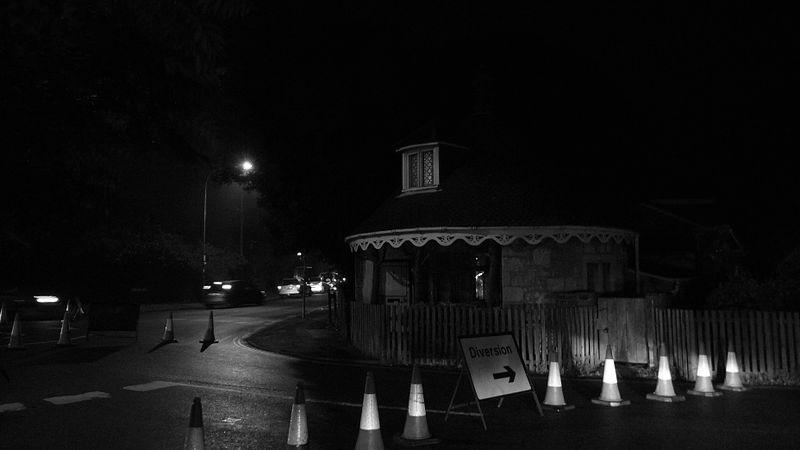
#> input picture hw1_dark_road_1.jpg, 800 x 450 px, found by its file name
$ python q3_c.py
#> lines starting #> are read from the running program, lines starting #| are printed output that depends on the picture
# -*- coding: utf-8 -*-
"""
Created on Fri Dec 11 20:45:28 2020

@author: Malik Usama
"""
import numpy as np
import cv2 as cv
import matplotlib.pyplot as plt
def calculate_count(count,to_count):
    for i in range(0,256,1):
        count=count+to_count[i]
    return count


def calculate_cdf(val_array,weight_array,normal_weight):
    count_sum=0
    count_sum=calculate_count(count_sum, weight_array)
    cdf=np.array([0.0]*256)

    for i in range(0,256,1):
        normal_weight[i]=weight_array[i] / count_sum
    for i in range(0,256,1):
        cdf[i]=0
        if (i==0):
            cdf[i]=normal_weight[i]
        else:
            for j in range(0,i,1):
                cdf[i]=cdf[i]+normal_weight[j]
    return cdf
def create_plot_arrays(rows,cols,image):
    level_val = np.array([0]*256)
    level_weight=np.array([0]*256)
    for i in range(0,rows,1):
        for j in range(0,cols,1):
            index=image[i][j]
            level_val[index]=index
            level_weight[index]=level_weight[index]+1
    return level_val,level_weight

def showplot(x,y):
    plt.plot(x,y)

normalized_weight_img1=np.array([0.0]*256)
normalized_weight_img2=np.array([0.0]*256)
normalized_weight_img3=np.array([0.0]*256)

path1 ="C:/EME/7th sem/dip/assignment/#1/handout/data/hw1_dark_road_1.jpg"
img1=cv.imread(path1,0)
#> img1 is the input picture: shape (450, 800); min 0, max 255, mean 16.8
clahe1 = cv.createCLAHE(clipLimit=4.5, tileGridSize=(10,20))
cl11 = clahe1.apply(img1)
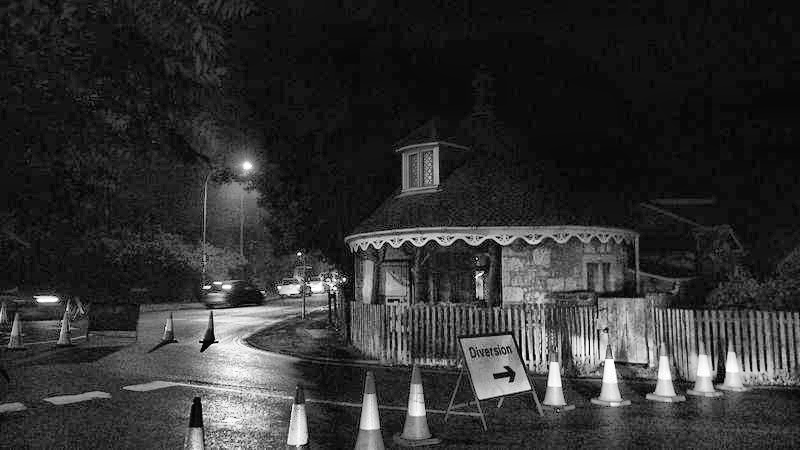
#> cl11: shape (450, 800); min 0, max 255, mean 49.4
cv.imshow("Clipped Image", cl11)
plt.show()
cv.waitKey(0)


path2 ="C:/EME/7th sem/dip/assignment/#1/handout/data/hw1_dark_road_2.jpg"
img2=cv.imread(path2,0)
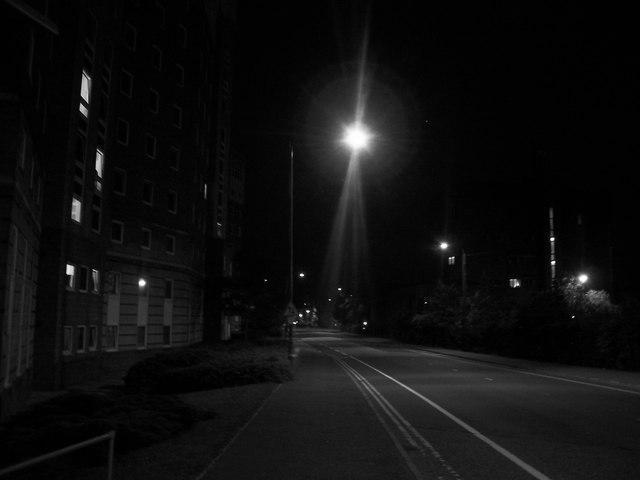
#> input picture hw1_dark_road_2.jpg, 640 x 480 px, found by its file name
#> img2 is the input picture: shape (480, 640); min 0, max 255, mean 15.2
clahe2 = cv.createCLAHE(clipLimit=4.5, tileGridSize=(10,20))
cl12 = clahe2.apply(img2)
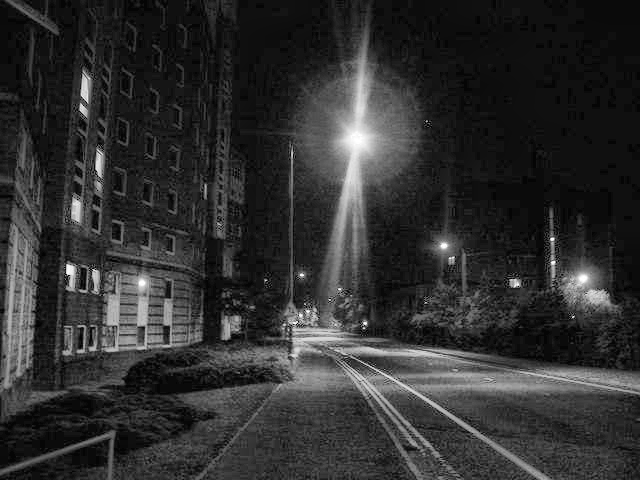
#> cl12: shape (480, 640); min 1, max 255, mean 48
cv.imshow("Clipped Image", cl12)
plt.show()
cv.waitKey(0)

path3 ="C:/EME/7th sem/dip/assignment/#1/handout/data/hw1_dark_road_3.jpg"
img3=cv.imread(path3,0)
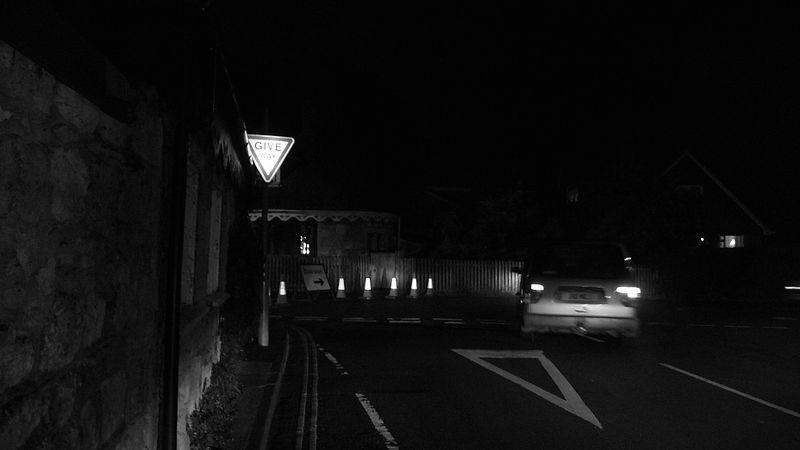
#> input picture hw1_dark_road_3.jpg, 800 x 450 px, found by its file name
#> img3 is the input picture: shape (450, 800); min 0, max 255, mean 14.6
clahe3 = cv.createCLAHE(clipLimit=4.5, tileGridSize=(10,20))
cl13 = clahe3.apply(img3)
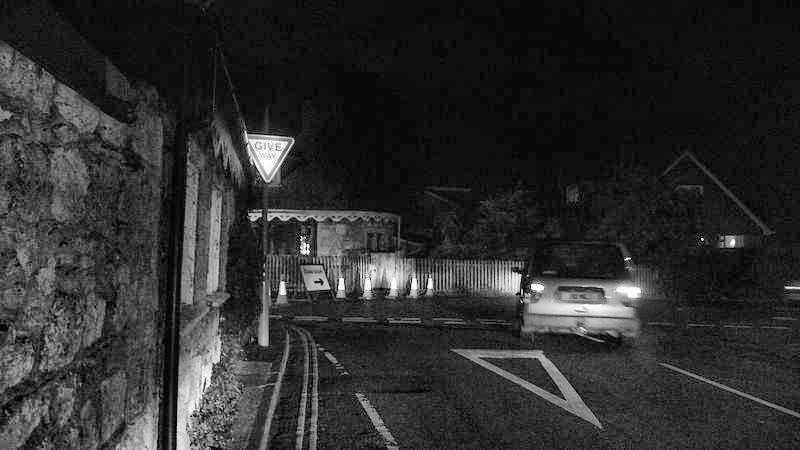
#> cl13: shape (450, 800); min 1, max 255, mean 46
cv.imshow("Clipped Image", cl13)
plt.show()
cv.waitKey(0)

"size of img_1 is (450,800,3)"
img1_val,img1_weight=create_plot_arrays(450, 800,cl11)
#> after the loop in create_plot_arrays, `for i in range(0,rows,1):`: level_val = 256 values from 0 to 255; level_weight = 256 values, max 23632 at index 17, min 4 at index 0, mean 1406.2
#> img1_val = 256 values from 0 to 255; img1_weight has the same summary as level_weight in create_plot_arrays


"size of img_2 is (480,640,3)"
img2_val,img2_weight=create_plot_arrays(480, 640,cl12)
#> img2_val = 256 values from 0 to 255; img2_weight = 256 values, max 27544 at index 16, min 0 at index 0, mean 1200


"size of img_3 is (450,800,3)"
img3_val,img3_weight=create_plot_arrays(450, 800,cl13)
#> img3_val = 256 values from 0 to 255; img3_weight = 256 values, max 24376 at index 16, min 0 at index 0, mean 1406.2

cdf_img1=calculate_cdf(img1_val, img1_weight,normalized_weight_img1)
#> the loop in calculate_count, `for i in range(0,256,1):` made 256 passes
#> count on passes 1 to 3: 4, 105, 567
#> after the loop in calculate_count, `for i in range(0,256,1):`: count = 360000
#> after the loop in calculate_cdf, `for i in range(0,256,1):`: normal_weight = 256 values, max 0.0656 at index 17, min 1.11e-05 at index 0, mean 0.00391
#> after the loop in calculate_cdf, `for i in range(0,256,1):`: cdf = 256 values from 1.11e-05 to 0.999
#> cdf_img1 = 256 values from 1.11e-05 to 0.999
cdf_img2=calculate_cdf(img2_val, img2_weight,normalized_weight_img2)
#> the loop in calculate_count (call 2), `for i in range(0,256,1):` made 256 passes
#> count on passes 1 to 3: 0, 26, 164
#> cdf_img2 = 256 values from 0 to 1
cdf_img3=calculate_cdf(img3_val, img3_weight,normalized_weight_img3)
#> cdf_img3 = 256 values from 0 to 0.999


showplot(img1_val, img1_weight)
showplot(img2_val, img2_weight)
showplot(img3_val, img3_weight)
plt.legend(["Image-1","Image-2","Image-3"])
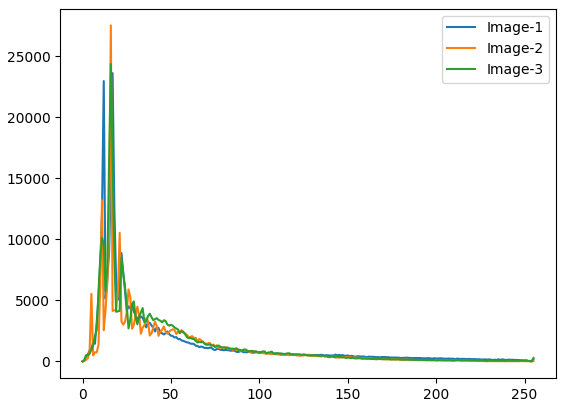
#> figure drawn by matplotlib, 1 panel; curve peaks at x = 17, y = 23632; curve peaks at x = 16, y = 27544; curve peaks at x = 16, y = 24376
